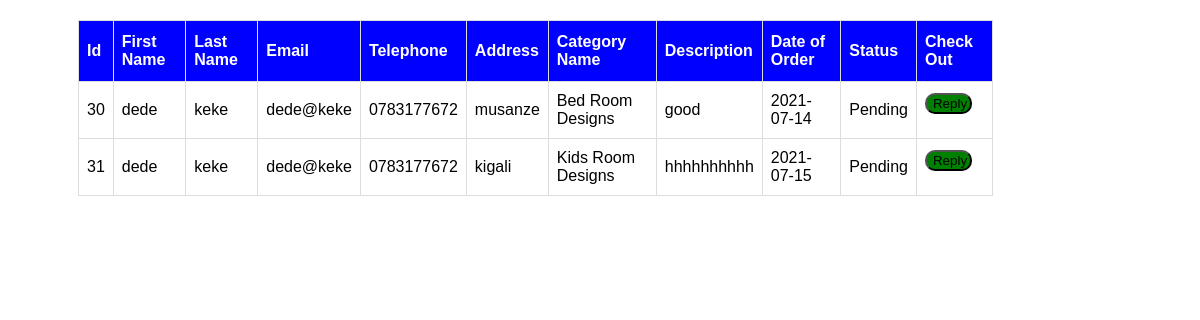
The app's page /admin.php with its own data.
### tables this page shows
CREATE TABLE `customer` (
  `Id` int(10) NOT NULL,
  `FirstName` varchar(30) NOT NULL,
  `LastName` varchar(30) NOT NULL,
  `Email` varchar(30) NOT NULL,
  `Telephone` varchar(30) NOT NULL,
  `Address` varchar(30) NOT NULL,
  `CategoryName` varchar(30) NOT NULL,
  `Description` varchar(30) NOT NULL,
  `Date` varchar(30) NOT NULL
);

### admin.php (the view, shortened to what this page needs)
<!DOCTYPE html>
<html>
<head>
</head>
<body>
	<?php
	include "db.php" ?>
<section class="ord">
	<div>
		<table id="customers" >
			<thead>
				<tr>
					<th>Id</th>
					<th>First Name</th>
					<th>Last Name</th>
					<th>Email</th>
					<th>Telephone</th>
					<th>Address</th>
					<th>Category Name</th>
					<th>Description</th>
					<th>Date of Order</th>
					<th class="text-center">Status</th>
					<th>Check Out</th>
				</tr>
			</thead>
			<?php
            $sql = "SELECT * FROM customer";
            $result = $con->query($sql);
            if ($result->num_rows > 0) {
            	while ($rows = $result->fetch_assoc()) {
            		$Id = $rows['Id'];
					$FirstName = $rows['FirstName'];
					$LastName = $rows['LastName'];
					$Email = $rows['Email'];
					$Telephone = $rows['Telephone'];
					$Address = $rows['Address'];
					$ctan = $rows['CategoryName'];
					$des = $rows['Description'];
					$dat = $rows['Date'];
					$sts = "Pending";
			 ?>
			 <tbody>
			 	<tr>
			 			<td><?php echo $Id; ?></td>
			 			<td><?php echo $FirstName; ?></td>
			 			<td><?php echo $LastName; ?></td>
			 			<td><?php echo $Email; ?></td>
			 			<td><?php echo $Telephone; ?></td>
			 			<td><?php echo $Address; ?></td>
			 			<td><?php echo $ctan; ?></td>
			 			<td><?php echo $des; ?></td>
			 			<td><?php echo $dat; ?></td>
			 			<td><?php echo $sts; ?></td>
			 			<td><input  type="button" name="" onclick="reply()" value="Reply"><p id="demo"></p></td>
			 	</tr>
			 </tbody>
			 <?php
}
}
?>
		</table>
	</div>
</section>
 </body>
</html>

### admin.php (style rules this page uses)
#customers { font-family: Arial, Helvetica, sans-serif; border-collapse: collapse; width: 80%; margin-left: 50px; }
#customers td, #customers th { border: 1px solid #ddd; padding: 8px; }
#customers th { padding-top: 12px; padding-bottom: 12px; text-align: left; background-color: blue; color: white; }
.ord { margin: 20px; }
.text-center { color: red; }
input { width: 80%; background-color: green; color: black; text-align: center; border-radius: 10px; margin-top: 3px; }

### records on screen
customer: Id "30", FirstName "dede", LastName "keke", Email "dede@keke", Telephone "0783177672", Address "musanze", CategoryName "Bed Room Designs", Description "good", Date "2021-07-14", sts "Pending"
customer: Id "31", FirstName "dede", LastName "keke", Email "dede@keke", Telephone "0783177672", Address "kigali", CategoryName "Kids Room Designs", Description "hhhhhhhhhh", Date "2021-07-15", sts "Pending"
